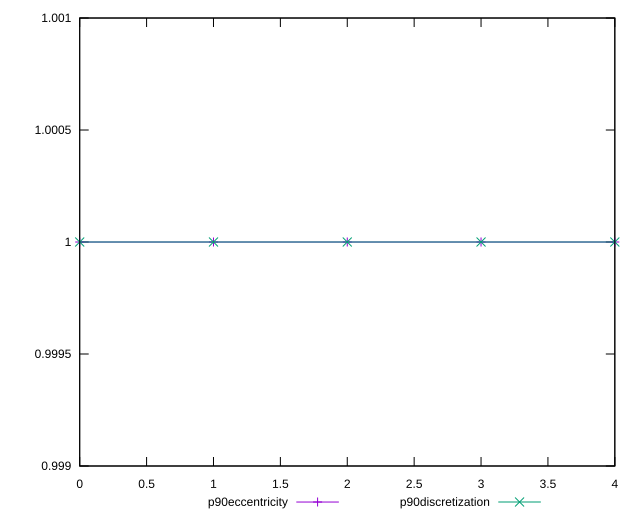

The script that saved this image:
reset

$p90Eccentricity <<EOF
0 0.9999999999999994
1 1.0000000000000002
2 1.0000000000000007
3 1
4 1.0000000000000002
EOF

$p90Discretization <<EOF
0 1
1 1
2 1
3 1
4 1
EOF

set key outside below
set xrange [0:4]
set yrange [0.9989999999999994:1.0010000000000006]
set trange [0.9989999999999994:1.0010000000000006]
set terminal svg size 640, 520 enhanced background rgb 'white'
set output "report_00019_2021-02-10T18-14-37.922Z//meta/pScore-difference/progression/eccentricity.svg"

plot $p90Eccentricity title "p90eccentricity" with linespoints, \
     $p90Discretization title "p90discretization" with linespoints

reset
